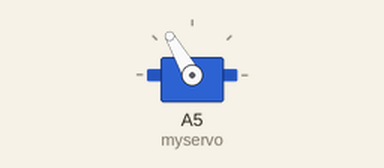
The sketch below on a simulated Arduino Uno, built with avr-gcc and run on an emulated ATmega328P. Parts: servo.

Above: at 0.05 s.
At 6.05 s:
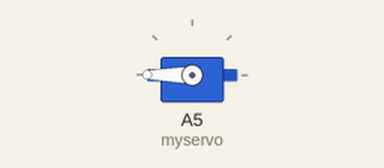
At 12.0 s:
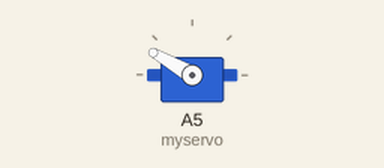
Timing chart, 0 to 15.6 s (numbered marks = the images above):
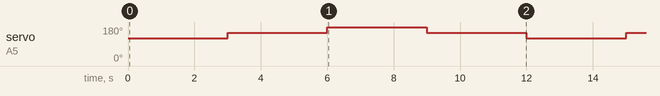

Measured:
- by itself, servo on A5 (myservo): repeats every 12.0 s: 180° 3.0 s, 150° 3.0 s, 120° 3.0 s, 150° 3.0 s

The sketch:

CameraServo_Test.ino
```cpp
#include <Servo.h>

Servo myservo;

int pos = 0;

void setup() {
  myservo.attach(A5);
}

void loop() {
  myservo.write(120);
  delay(3000);
  myservo.write(150);
  delay(3000);
  myservo.write(180);
  delay(3000);
  myservo.write(150);
  delay(3000);

// -----------------  For Testing Purposes
//
//  for (pos = 120; pos <= 180; pos += 5) { // goes from 0 degrees to 180 degrees
//    // in steps of 1 degree
//    myservo.write(pos);              // tell servo to go to position in variable 'pos'
//    delay(15);                       // waits 15ms for the servo to reach the position
//  }
//  for (pos = 180; pos >= 120; pos -= 5) { // goes from 180 degrees to 0 degrees
//    myservo.write(pos);              // tell servo to go to position in variable 'pos'
//    delay(15);                       // waits 15ms for the servo to reach the position
//  }

}
```
